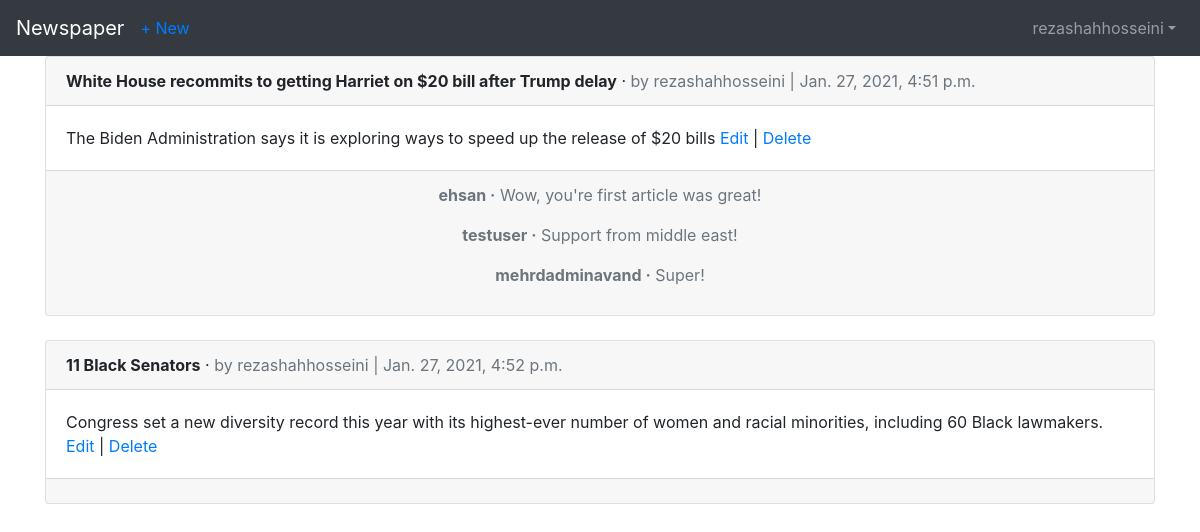
/articles/ (signed in), run on the app's committed database.
### accounts/models.py (models this page shows)
class CustomUser(AbstractUser):
    age = models.PositiveIntegerField(null=True,blank=True)

### articles/models.py (models this page shows, shortened)
class Article(models.Model):
    title = models.CharField(max_length=256)
    body = models.TextField()
    date = models.DateTimeField(auto_now_add = True)
    author = models.ForeignKey(get_user_model() , on_delete=models.CASCADE)

class Comment(models.Model):
    article = models.ForeignKey(Article , on_delete = models.CASCADE , related_name = 'comments')
    comment = models.CharField(max_length=140)
    author = models.ForeignKey(get_user_model() , on_delete=models.CASCADE)
    def __str__(self):
        return self.comment

### articles/views.py (the view)
# urls.py: path('', ArticleListView.as_view(),name='article_list'),
class ArticleListView(LoginRequiredMixin , ListView):
    model = Article
    template_name='article_list.html'

### templates/article_list.html (shortened to what this page needs)
{% extends 'base.html' %}
{% block content %}
    {% for article in object_list %}
        <div class="card">
            <div class="card-header">
                <span class="font-weight-bold">{{article.title}}</span> &middot
                <span class="text-muted">by {{article.author}} | {{article.date}}</span>
            </div>
            <div class="card-body">
                {{article.body}}
                <a href="{% url 'article_edit' article.pk %}">Edit</a> | <a href="{% url 'article_delete' article.pk %}">Delete</a>
            </div>
            <div class="card-footer text-center text-muted">
                {% for comment in article.comments.all %}
                    <p><span class="font-weight-bold">{{comment.author}} &middot;</span> {{comment}}</p>
                {% endfor %}
            </div>
        </div>
        <br />
    {% endfor %}
{% endblock content %}

### templates/base.html (shortened to what this page needs)
{% load static %}
<!DOCTYPE html>
<html>
    <head>
        <link rel="stylesheet" href="https://stackpath.bootstrapcdn.com/bootstrap/4.5.2/css/bootstrap.min.css" />
    </head>
    <body>
        <nav class="navbar navbar-expand-lg navbar-dark bg-dark">
            <a href="{% url 'home' %}" class="navbar-brand">Newspaper</a>
            <a href="{% url 'article_new' %}">+ New</a>
                <div class="collapse navbar-collapse" id="navbarSupportedContent">
                    {% if user.is_authenticated %}
                        <ul class="navbar-nav ml-auto">
                            <li class="nav-item">
                                <a class="nav-link dropdown-toggle" href="#" id="navbarDropdown" role="button" data-toggle="dropdown" aria-haspopup="true" aria-expanded="false">{{user.username}}</a>
                            </li>
                        </ul>
                    {% else %}
                        <form class="form-inline ml-auto">
                            <a class="btn btn-outline-secondary" href="{% url 'login' %}">Log in</a>
                            <a class="btn btn-primary ml-2" href="{% url 'signup' %}">Sign up</a>
                        </form>
                    {% endif %}
                </div>
        </nav>
        <main class="container">
            {% block content %}
            {% endblock content %}
        </main>
    </body>
</html>

### data on the page
CustomUser: username "rezashahhosseini"
Article: title "White House recommits to getting Harriet on $20 bill after Trump delay", author "rezashahhosseini", date "Jan. 27, 2021, 4:51 p.m.", body "The Biden Administration says it is exploring ways to speed up the release of $20 bills"
Comment: author "ehsan", comment "Wow, you're first article was great!"
Comment: author "testuser", comment "Support from middle east!"
Comment: author "mehrdadminavand", comment "Super!"
Article: title "11 Black Senators", author "rezashahhosseini", date "Jan. 27, 2021, 4:52 p.m.", body "Congress set a new diversity record this year with its highest-ever number of women and racial minorities, including 60 Black lawmakers."
